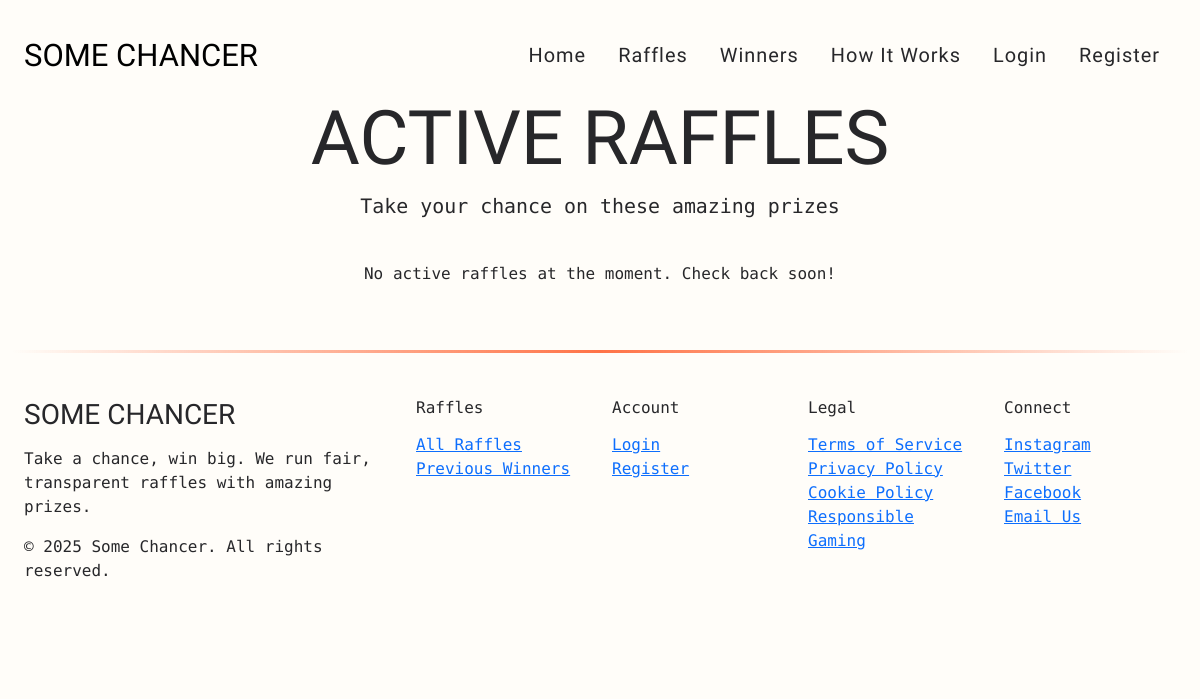
Page /raffles/ on the earlier database version.
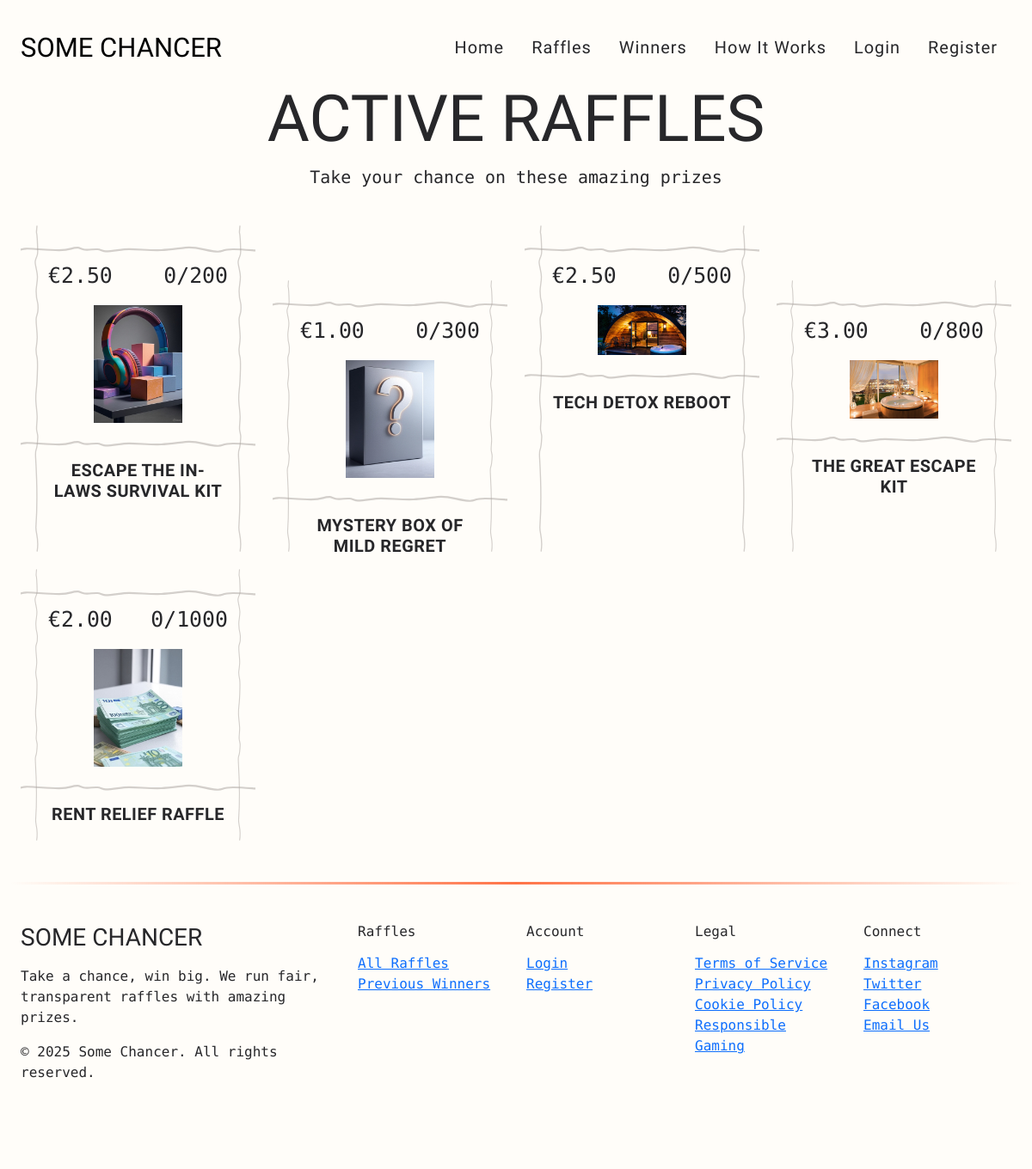
Same page on the later database version.
### raffles/models.py (models this page shows, shortened)
class Raffle(models.Model):
    title = models.CharField(max_length=255)
    description = models.TextField()
    image = models.ImageField(upload_to='raffle_images/', blank=True, null=True)
    total_tickets = models.PositiveIntegerField()
    ticket_price = models.DecimalField(max_digits=10, decimal_places=2)
    start_date = models.DateTimeField()
    end_date = models.DateTimeField()
    is_active = models.BooleanField(default=True)
    created_at = models.DateTimeField(auto_now_add=True)
    featured = models.BooleanField(default=False)
    def tickets_sold(self):
        return self.ticket_set.count()

### raffles/views.py (the view)
# urls.py: path('raffles/', views.raffle_list, name='raffle_list'),
@cache_page(settings.CACHE_TIMEOUT / 2.5)
def raffle_list(request):
    active_raffles = Raffle.objects.filter(
        is_active=True,
        end_date__gt=timezone.now()
    ).prefetch_related('ticket_set')
    ended_raffles = Raffle.objects.filter(
        end_date__lte=timezone.now()
    ).prefetch_related('ticket_set').select_related('winner')
    return render(request, 'raffles/raffle_list.html', {
        'active_raffles': active_raffles,
        'ended_raffles': ended_raffles,
        'now': timezone.now(),
    })

### templates/raffles/raffle_list.html (shortened to what this page needs)
{% extends 'base.html' %}
{% load static %}
{% block content %}
<div class="container">
    <div class="title-section">
        <h2 class="section-title">Active Raffles</h2>
    </div>
    <div class="subtitle-section">
        <p class="section-subtitle">Take your chance on these amazing prizes</p>
    </div>
    <div class="raffle-grid mb-5">
        {% for raffle in active_raffles %}
        <div class="raffle-card">
            <div class="raffle-details">
                <span class="raffle-price">€{{ raffle.ticket_price }}</span>
                <span class="raffle-tickets">{{ raffle.tickets_sold }}/{{ raffle.total_tickets }}</span>
            </div>
            <div class="raffle-image-wrapper">
                <svg xmlns="http://www.w3.org/2000/svg" fill="none" viewBox="0 0 166 306" preserveAspectRatio="none" class="scribble-svg">
                    <path class="scribble-path" filter="url(#squiggle)" stroke="#{{ forloop.counter|stringformat:"d"|add:"58"|slugify }}" stroke-linecap="round" stroke-linejoin="round" stroke-width="12" d="M126 8c-10 10-26 17-41 22-24 9-50 14-74 23a152 152 0 0 0 24 3l50 1c5 0 17 0 20 4 3 3-13 6-15 6a689 689 0 0 0-45 12c1 2 7 2 9 2 11 2 22 1 33 1l48-2 17 1c2 0-2 2-3 2l-8 2-60 11-32 7c-5 1-12 2-16 5-2 1 8 3 9 4 13 2 27 2 39 2 14 0 29-2 43 0 3 1 7 1 3 3-7 3-15 4-23 6l-41 7c-10 2-22 5-31 9-2 2-1 2 1 3l23 2c22 1 43 0 64 3 4 0 4 1 1 2l-20 7c-11 3-22 5-32 9l-14 6c-3 4 32 7 35 7 20 1 43 0 62 6 1 1 5 2 4 3-3 3-9 4-12 5-28 7-57 9-85 15l-30 7-9 3h1l13 1 53-1c15-1 31-1 47 1 10 1-2 4-6 5-14 4-29 5-44 8l-39 7c-2 1-22 5-22 7 0 3 58 4 65 5 6 0 17 0 23 3 1 1-4 3-4 3-16 6-36 7-52 10l-13 3a227 227 0 0 0 49 4c20 0 41 7 62 7"></path>
                </svg>
                {% if raffle.image %}
                <img src="{{ raffle.image.url }}" alt="{{ raffle.title }}" class="raffle-image" />
                {% else %}
                <div class="bg-secondary text-white d-flex align-items-center justify-content-center" style="height: 150px;">No Image</div>
                {% endif %}
            </div>
            <div class="title-wrapper">
                <h3 class="raffle-title">{{ raffle.title }}</h3>
            </div>
        </div>
        {% empty %}
        <div class="col-12 text-center">
            <p>No active raffles at the moment. Check back soon!</p>
        </div>
        {% endfor %}
    </div>
</div>
{% endblock %}

### templates/base.html (shortened to what this page needs)
<!DOCTYPE html>
<html lang="en">
<head>
    {% load static %}
    <link href="https://cdn.jsdelivr.net/npm/bootstrap@5.3.0/dist/css/bootstrap.min.css" rel="stylesheet">
    <link rel="stylesheet" href="{% static 'css/style.css' %}">
</head>
<body>
    <div class="container">
        <nav class="navbar navbar-expand-lg">
            <div class="d-flex justify-content-between w-100 align-items-center">
                <a class="navbar-brand" href="{% url 'raffles:home' %}">Some Chancer</a>
                <div class="collapse navbar-collapse justify-content-end" id="navbarNav">
                    <ul class="navbar-nav">
                        <li class="nav-item">
                            <a class="nav-link" href="{% url 'raffles:home' %}">Home</a>
                        </li>
                        <li class="nav-item">
                            <a class="nav-link" href="{% url 'raffles:raffle_list' %}">Raffles</a>
                        </li>
                        <li class="nav-item">
                            <a class="nav-link" href="{% url 'raffles:winners' %}">Winners</a>
                        </li>
                        <li class="nav-item">
                            <a class="nav-link" href="#how-it-works">How It Works</a>
                        </li>
                        {% if user.is_authenticated %}
                            <li class="nav-item">
                                <a class="nav-link" href="{% url 'raffles:dashboard' %}">My Dashboard</a>
                            </li>
                            <li class="nav-item">
    <form method="post" action="{% url 'raffles:logout' %}" class="m-0 p-0">
        {% csrf_token %}
        <button type="submit" class="nav-link btn btn-link border-0 bg-transparent">Logout</button>
    </form>
</li>
                        {% else %}
                            <li class="nav-item">
                                <a class="nav-link" href="{% url 'raffles:login' %}">Login</a>
                            </li>
                            <li class="nav-item">
                                <a class="nav-link" href="{% url 'raffles:register' %}">Register</a>
                            </li>
                        {% endif %}
                    </ul>
                </div>
            </div>
        </nav>
    </div>
    <main>
        {% block content %}{% endblock %}
    </main>
    <footer class="container mt-5 pt-5">
        <div class="row">
            <div class="col-lg-4 mb-4">
                <h3 class="mb-3">Some Chancer</h3>
                <p>Take a chance, win big. We run fair, transparent raffles with amazing prizes.</p>
                <p>© 2025 Some Chancer. All rights reserved.</p>
            </div>
            <div class="col-lg-2 col-md-4 mb-4">
                <h6 class="mb-3">Raffles</h6>
                <ul class="list-unstyled">
                    <li><a href="{% url 'raffles:raffle_list' %}" class="footer-link">All Raffles</a></li>
                    <li><a href="{% url 'raffles:winners' %}" class="footer-link">Previous Winners</a></li>
                </ul>
            </div>
            <div class="col-lg-2 col-md-4 mb-4">
                <h6 class="mb-3">Account</h6>
                <ul class="list-unstyled">
                    {% if user.is_authenticated %}
                        <li><a href="{% url 'raffles:dashboard' %}" class="footer-link">My Dashboard</a></li>
                        <li>
    <form method="post" action="{% url 'raffles:logout' %}" class="m-0 p-0">
        {% csrf_token %}
        <button type="submit" class="footer-link btn btn-link p-0 border-0 bg-transparent">Logout</button>
    </form>
</li>
                    {% else %}
                        <li><a href="{% url 'raffles:login' %}" class="footer-link">Login</a></li>
                        <li><a href="{% url 'raffles:register' %}" class="footer-link">Register</a></li>
                    {% endif %}
                </ul>
            </div>
            <div class="col-lg-2 col-md-4 mb-4">
                <h6 class="mb-3">Legal</h6>
                <ul class="list-unstyled">
                    <li><a href="#" class="footer-link">Terms of Service</a></li>
                    <li><a href="#" class="footer-link">Privacy Policy</a></li>
                    <li><a href="#" class="footer-link">Cookie Policy</a></li>
                    <li><a href="#" class="footer-link">Responsible Gaming</a></li>
                </ul>
            </div>
            <div class="col-lg-2 mb-4">
                <h6 class="mb-3">Connect</h6>
                <ul class="list-unstyled">
                    <li><a href="#" class="footer-link">Instagram</a></li>
                    <li><a href="#" class="footer-link">Twitter</a></li>
                    <li><a href="#" class="footer-link">Facebook</a></li>
                    <li><a href="mailto:info@somechancer.com" class="footer-link">Email Us</a></li>
                </ul>
            </div>
        </div>
    </footer>
</body>
</html>

Differences in the rows shown:
added Raffle: ticket_price "2.50", tickets_sold "0", total_tickets "200", image (picture), title "ESCAPE THE IN-LAWS SURVIVAL KIT"
added Raffle: ticket_price "1.00", tickets_sold "0", total_tickets "300", image (picture), title "MYSTERY BOX OF MILD REGRET"
added Raffle: ticket_price "2.50", tickets_sold "0", total_tickets "500", image (picture), title "TECH DETOX REBOOT"
added Raffle: ticket_price "3.00", tickets_sold "0", total_tickets "800", image (picture), title "THE GREAT ESCAPE KIT"
added Raffle: ticket_price "2.00", tickets_sold "0", total_tickets "1000", image (picture), title "RENT RELIEF RAFFLE"
Other differences:
text no longer shown: "No active raffles at the moment. Check back soon!"
